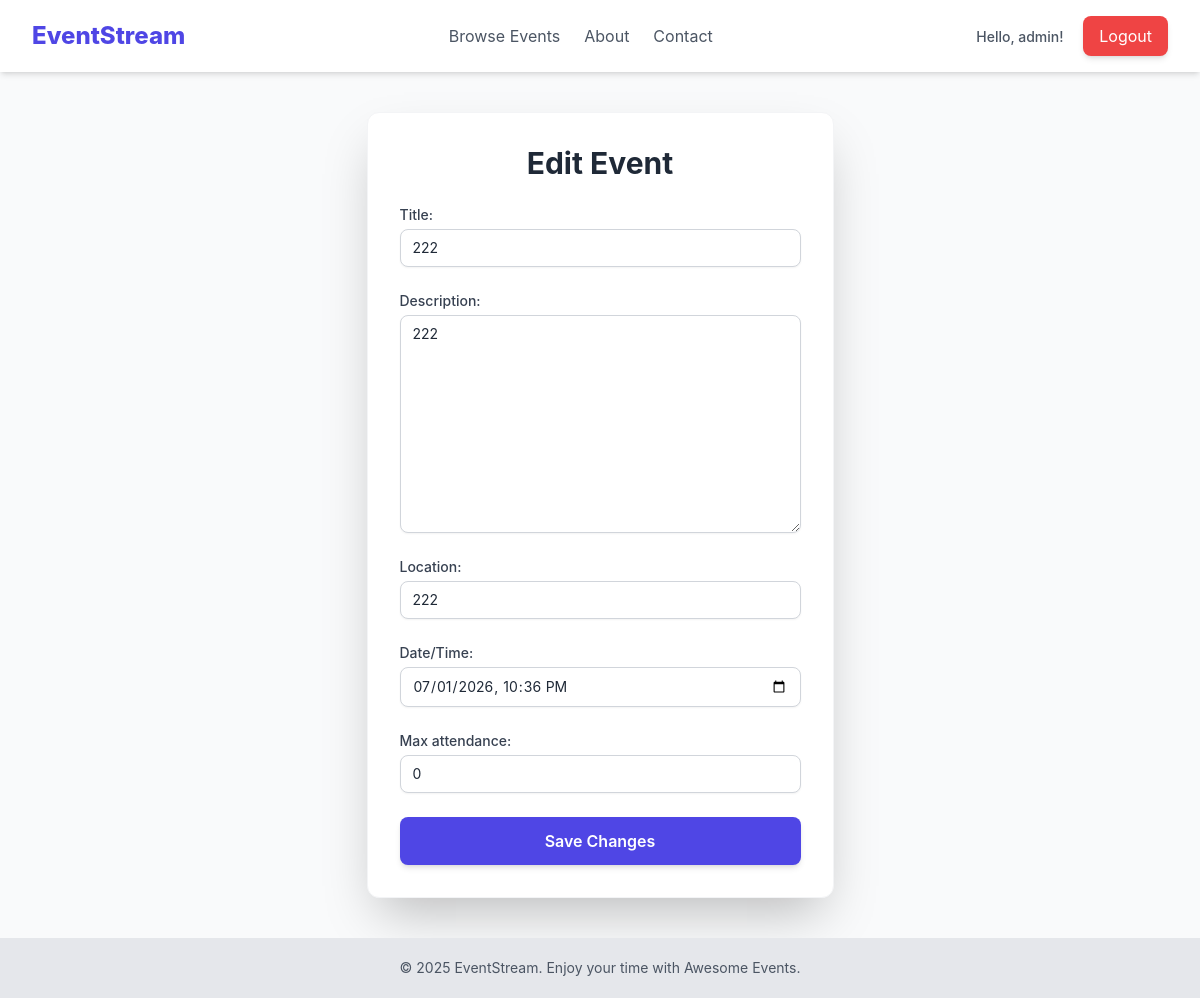
The page /events/47/edit (signed in) on the database its author committed.
### users/models.py (models this page shows, shortened)
class CustomUser(AbstractUser):
    username = models.CharField(max_length=200, unique=True)
    email = models.EmailField(null=True)
    first_name = models.CharField(max_length=20, blank=True)
    last_name = models.CharField(max_length=20, blank=True)
    subscribed_to_event = models.BooleanField(default=False)
    is_moderator = models.BooleanField(
        default=False,
        help_text='User is moderator or not.'
    )

### events/models.py (models this page shows, shortened)
class Event(models.Model):
    title = models.CharField(max_length=200)
    description = models.TextField()
    location = models.CharField(max_length=255)
    date_time = models.DateTimeField()
    creator = models.ForeignKey(settings.AUTH_USER_MODEL, on_delete=models.CASCADE)
    created_at = models.DateTimeField(auto_now_add=True)
    updated_at = models.DateTimeField(auto_now=True)
    max_attendance = models.IntegerField(default=0, blank=True)

### events/views.py (the view)
# urls.py: path('<int:pk>/edit', views.EventUpdateView.as_view(), name='event_update'),
class EventUpdateView(LoginRequiredMixin, ModeratorRequiredMixin, UpdateView):
    model = Event
    form_class = EventForm
    template_name = 'events/event_form.html'
    def test_func(self):
        event = self.get_object()
        return event.creator == self.request.user and self.request.user.is_moderator

### events/forms.py
class EventForm(forms.ModelForm):
    date_time = forms.DateTimeField(widget=forms.widgets.DateTimeInput(attrs={'type': 'datetime-local'}),
                                    label='Date/Time')
    class Meta:
        model = Event
        fields = ['title', 'description', 'location', 'date_time', 'max_attendance']
        widgets = {
            'title': forms.TextInput(attrs={'class': 'w-full px-3 py-2 border rounded-lg focus:ring-indigo-500 focus:border-indigo-500'}),
            'description': forms.Textarea(attrs={'class': 'w-full px-3 py-2 border rounded-lg focus:ring-indigo-500 focus:border-indigo-500'}),
            'location': forms.TextInput(attrs={'class': 'w-full px-3 py-2 border rounded-lg focus:ring-indigo-500 focus:border-indigo-500'}),
            'max_attendees': forms.NumberInput(attrs={'class': 'w-full px-3 py-2 border rounded-lg focus:ring-indigo-500 focus:border-indigo-500'}),
        }

### events/templates/events/event_form.html (shortened to what this page needs)
{% extends "base.html" %}
{% load widget_tweaks %}
{% block content %}
<div class="max-w-2xl mx-auto bg-white p-8 rounded-xl shadow-2xl border border-gray-100">
    <h1 class="text-3xl font-bold text-gray-800 mb-6 text-center">
        {% if view.object %}Edit Event{% else %}Create New Event{% endif %}
    </h1>
    <form method="post" class="space-y-6">
        {% for field in form %}
            <div class="mb-4">
                <label class="block text-sm font-medium text-gray-700 mb-1" for="{{ field.id_for_label }}">
                    {{ field.label }}:
                </label>
                {% render_field field class="mt-1 block w-full px-3 py-2 border border-gray-300 rounded-lg shadow-sm focus:outline-none focus:ring-indigo-500 focus:border-indigo-500 sm:text-sm" %}
            </div>
        {% endfor %}
        <button type="submit"
                class="w-full py-3 px-4 bg-indigo-600 text-white font-semibold rounded-lg shadow-md hover:bg-indigo-700 transition duration-300 transform hover:scale-[1.01]">
            {% if view.object %}Save Changes{% else %}Create Event{% endif %}
        </button>
    </form>
</div>
{% endblock %}

### templates/base.html (shortened to what this page needs)
<!DOCTYPE html>
<html lang="en">
<head>
    <script src="https://cdn.tailwindcss.com"></script>
</head>
<body class="min-h-screen bg-gray-50 text-gray-800 flex flex-col">
    <header class="bg-white shadow-md">
        <nav class="max-w-7xl mx-auto px-4 sm:px-6 lg:px-8 py-4 flex justify-between items-center">
            <a href="{% url 'home' %}" class="text-2xl font-extrabold text-indigo-600 hover:text-indigo-800 transition duration-150">
                EventStream
            </a>
            <div class="hidden md:flex space-x-6">
                <a href="{% url 'event_list' %}" class="text-gray-600 hover:text-indigo-600 transition duration-150">Browse Events</a>
                <a href="{% url 'about' %}" class="text-gray-600 hover:text-indigo-600 transition duration-150">About</a>
                <a href="{% url 'contact' %}" class="text-gray-600 hover:text-indigo-600 transition duration-150">Contact</a>
            </div>
            <div class="space-x-4">
                {% if user.is_authenticated %}
                    <a href="{% url 'profile' %}" class="text-sm font-medium text-gray-600 hover:text-indigo-600">
                        Hello, {{ user.username }}!
                    </a>
                    <form method="post" action="{% url 'logout' %}" class="inline-block">
                        <button type="submit"
                                class="py-2 px-4 bg-red-500 text-white rounded-lg shadow-md hover:bg-red-600 transition duration-150">
                            Logout
                        </button>
                    </form>
                {% endif %}
            </div>
        </nav>
    </header>
    <main class="flex-grow max-w-7xl mx-auto px-4 sm:px-6 lg:px-8 py-10">
        {% block content %}
        {% endblock %}
    </main>
    <footer class="bg-gray-200 text-gray-600 py-5 mt-auto">
        <div class="max-w-7xl mx-auto px-4 sm:px-6 lg:px-8 text-center text-sm">
            &copy; 2025 EventStream. Enjoy your time with Awesome Events.
        </div>
    </footer>
</body>
</html>

### templates/base.html (style rules this page uses)
body { font-family: 'Inter', sans-serif; }

### rows shown on the page
CustomUser: username "admin"
Event: title "222" "222" "222" "07/01/2026 22:36" "0"

### other values the page prints
{{ field.label }} "Title" "Description" "Location" "Date/Time" "Max attendance"
